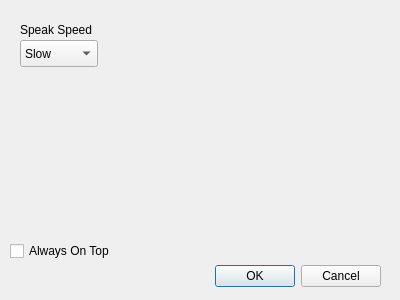
<?xml version="1.0" encoding="UTF-8"?>
<ui version="4.0">
 <class>settings</class>
 <widget class="QDialog" name="settings">
  <property name="geometry">
   <rect>
    <x>0</x>
    <y>0</y>
    <width>400</width>
    <height>300</height>
   </rect>
  </property>
  <property name="windowTitle">
   <string>Dialog</string>
  </property>
  <widget class="QDialogButtonBox" name="buttonBox">
   <property name="geometry">
    <rect>
     <x>40</x>
     <y>260</y>
     <width>341</width>
     <height>32</height>
    </rect>
   </property>
   <property name="orientation">
    <enum>Qt::Horizontal</enum>
   </property>
   <property name="standardButtons">
    <set>QDialogButtonBox::Cancel|QDialogButtonBox::Ok</set>
   </property>
  </widget>
  <widget class="QCheckBox" name="checkBox">
   <property name="geometry">
    <rect>
     <x>10</x>
     <y>240</y>
     <width>111</width>
     <height>22</height>
    </rect>
   </property>
   <property name="text">
    <string>Always On Top</string>
   </property>
  </widget>
  <widget class="QComboBox" name="comboBox">
   <property name="geometry">
    <rect>
     <x>20</x>
     <y>40</y>
     <width>78</width>
     <height>27</height>
    </rect>
   </property>
   <item>
    <property name="text">
     <string>Slow</string>
    </property>
   </item>
   <item>
    <property name="text">
     <string>Medium</string>
    </property>
   </item>
   <item>
    <property name="text">
     <string>Fast</string>
    </property>
   </item>
  </widget>
  <widget class="QLabel" name="label">
   <property name="geometry">
    <rect>
     <x>20</x>
     <y>20</y>
     <width>81</width>
     <height>20</height>
    </rect>
   </property>
   <property name="text">
    <string>Speak Speed</string>
   </property>
  </widget>
 </widget>
 <resources/>
 <connections>
  <connection>
   <sender>buttonBox</sender>
   <signal>accepted()</signal>
   <receiver>settings</receiver>
   <slot>accept()</slot>
   <hints>
    <hint type="sourcelabel">
     <x>248</x>
     <y>254</y>
    </hint>
    <hint type="destinationlabel">
     <x>157</x>
     <y>274</y>
    </hint>
   </hints>
  </connection>
  <connection>
   <sender>buttonBox</sender>
   <signal>rejected()</signal>
   <receiver>settings</receiver>
   <slot>reject()</slot>
   <hints>
    <hint type="sourcelabel">
     <x>316</x>
     <y>260</y>
    </hint>
    <hint type="destinationlabel">
     <x>286</x>
     <y>274</y>
    </hint>
   </hints>
  </connection>
 </connections>
</ui>
